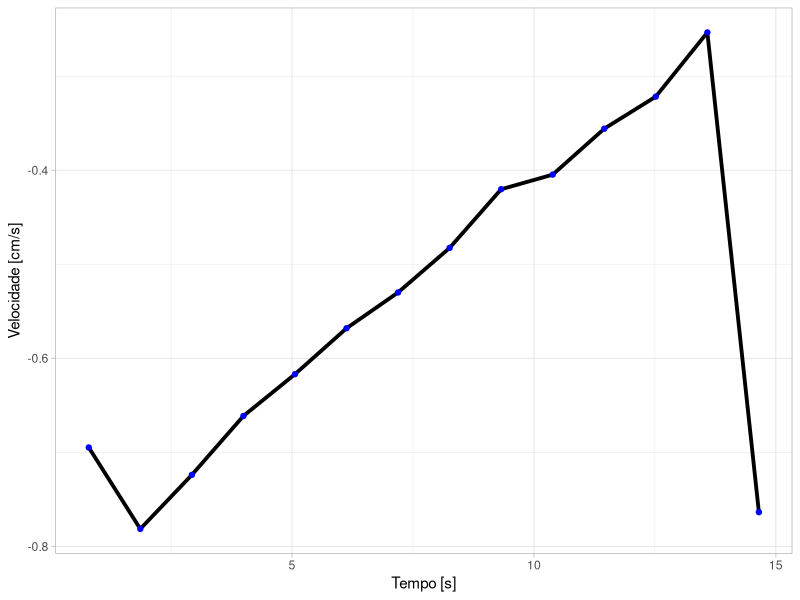
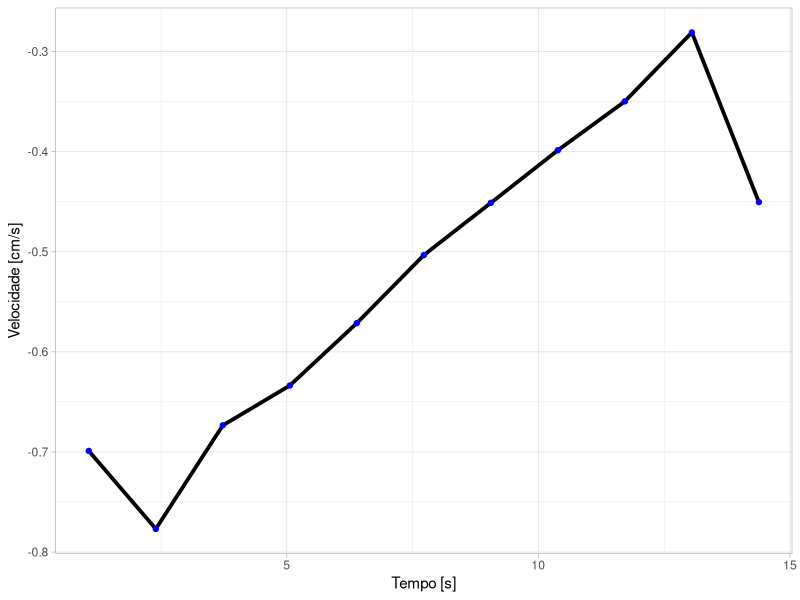
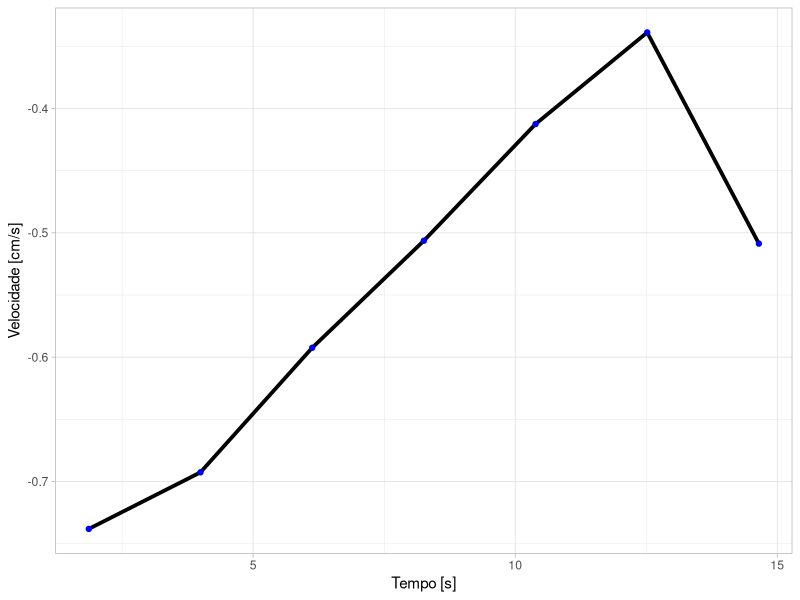

The R script that drew these images, in order: (Note: this script raises an error after producing the figures.)
# pacotes necessarios
library(tidyverse)
#lendo dos dados do dir "dados"
dados_1 <- read_csv2("dados/dados_1.txt",col_types = "ddddddddddddddd")
#observando as estruturas, tipos e classes
glimpse(dados_1)
#renomeando as colunas
names(dados_1) <- c("t","x","y","v_y","a_y","v","r","L","p_x","p_y","p","a")

#################################################################################
#                      Tópico 8                                                         #
# VELOCIDADE A CADA 4 Variações de medida: Velocidade a cada 32 frames => 1 seg #
#                                                                               #  
#################################################################################
espaco <- as.vector(dados_1$y)
tempo <- as.vector(dados_1$t)
length(tempo)
length(espaco)
#alocando memoria
vel <- vector()
for (i in seq(1, 57, by=4)) {
    vel[i] <- (espaco[i+4] - espaco[i])/ (tempo[i+4] - tempo[i])
    print(i)
}

# VELOCIDADE A CADA 5  Iterações
vel2 <- vector()
for (i in seq(1, length(espaco), by=5)) {
    vel2[i] <- (espaco[i+5] - espaco[i])/ (tempo[i+5] - tempo[i])
    print(i)
}
#VELOCIDADE A CADA 8 iterações
vel3 <- vector()
for (i in seq(1, length(espaco), by=8)) {
    vel3[i] <- (espaco[i+8] - espaco[i])/ (tempo[i+8] - tempo[i])
    print(i)
}

#gerando um data frame com os dados de velocidade

ok <- complete.cases(vel)#vetor logico contem os indices apenas dos valores numericos
vel_4 <- as.numeric(vel[ok]) # obtendo os itens validos
tempo4 <- as.numeric(tempo[seq(0, 57, by=4)]) #vetor com o mesmo tamanho de tempo para concatenar em um data.frame
velocidade4 <- cbind(vel_4,tempo4) # concatenando os vetores como colunas
velocidade4 <- as.data.frame(velocidade4) # transformando em data.frame

#gerando um data frame com os dados de velocidade

ok <- complete.cases(vel2)
vel_5 <- as.numeric(vel2[ok])
tempo5 <- as.numeric(tempo[seq(0, 57, by=5)])
velocidade5 <- cbind(vel_5,tempo5)
velocidade5 <- as.data.frame(velocidade5)

#gerando um data frame com os dados de velocidade

ok <- complete.cases(vel3)
vel_8 <- as.numeric(vel3[ok])
tempo8 <- as.numeric(tempo[seq(0, 57, by=8)])
velocidade8 <- cbind(vel_8,tempo8)
velocidade8 <- as.data.frame(velocidade8)

#########################################################################
#                      Plotando os dados
#########################################################################
library(cowplot)
iter1 <- iter4 <- ggplot(data = dados_1, aes(x = t, 
                                             y = dados_1$`v_{y}`))+
    geom_line(size=1.3)+
    geom_point(col="blue")+
    labs(x = "Tempo [s]",
         y = "Velocidade [cm/s]")+
    theme_light()
iter4 <- ggplot(data = velocidade4, aes(x = tempo4, 
                                        y = vel_4))+
    geom_line(size=1.3)+
    geom_point(col="blue")+
    labs(x = "Tempo [s]",
         y = "Velocidade [cm/s]")+
    theme_light()
iter5 <- ggplot(data = velocidade5, aes(x = tempo5, 
                                        y = vel_5))+
    geom_line(size=1.3)+
    geom_point(col="blue")+
    labs(x = "Tempo [s]",
         y = "Velocidade [cm/s]")+
    theme_light()
iter8 <- ggplot(data = velocidade8, aes(x = tempo8, 
                                        y = vel_8))+
    geom_line(size=1.3)+
    geom_point(col="blue")+
    labs(x = "Tempo [s]",
         y = "Velocidade [cm/s]")+
    theme_light()
plot_grid(iter1,iter4,iter5,iter8, 
          labels = c("1 iteração","4 iterações", "5 iterações", " 8 iterações"))

################################################################################
#      TOPICO 5
# 
################################################################################
ggplot(data = dados_1,mapping = aes(x = t,
                                     y = y))+
    geom_line()+
    geom_point(col="blue")+
    labs(x = "Tempo [s]",
         y = "Variação de altura  Y [cm]")+
    theme_light()

################################################################################
#  TOPICO 7
#
################################################################################
neg <- ggplot(data = dados_1,mapping = aes(x = t,
                                    y = dados_1$`v_{y}`))+
    geom_line()+
    geom_point(col="blue")+
    labs(title = "Velocidade x Tempo",
         caption = "Os autores, 2021",
         x = "Tempo [s]",
         y = "Velocidade em y[cm/s]")+
    theme_light()

dados_1$v_y_plus_minus_one <- dados_1$`v_{y}` * (-1)

pos <- ggplot(data = dados_1,mapping = aes(x = t,
                                    y = v_y_plus_minus_one))+
    geom_line()+
    geom_point(col="blue")+
    labs(x = "Tempo [s]",
         y = "Velocidade em y[cm/s]")+
    theme_light()

plot_grid(neg, pos, 
          labels = "auto",
          nrow=2)


